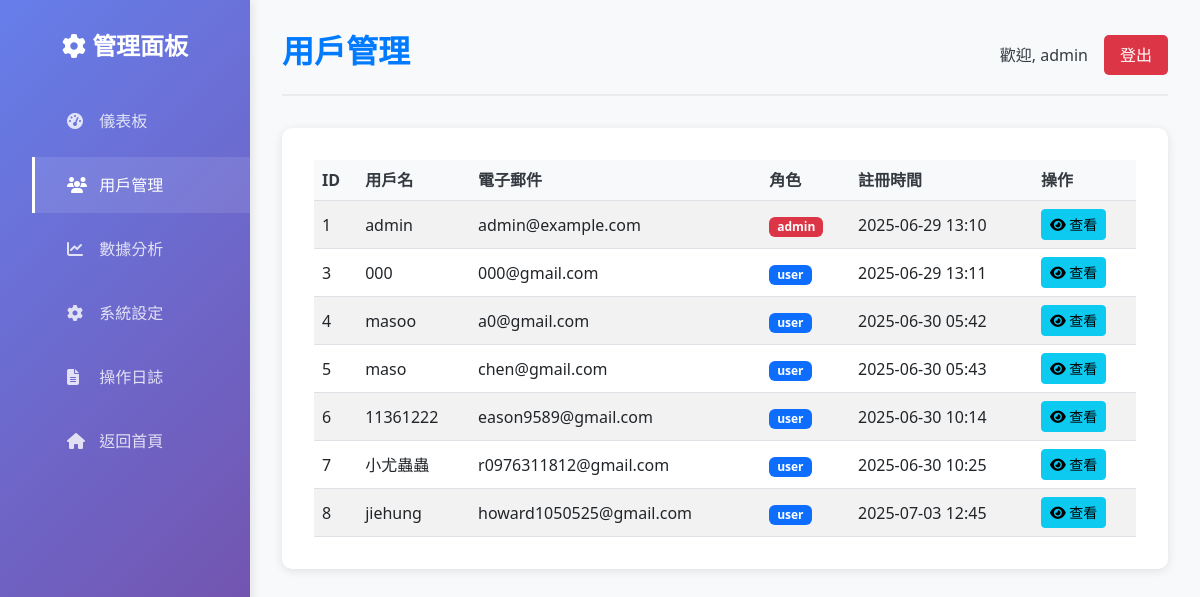
Page /admin/users (signed in) on the committed database.
### models.py (models this page shows, shortened)
class User(db.Model, UserMixin):
    __tablename__ = 'users'
    id = db.Column(db.Integer, primary_key=True)
    username = db.Column(db.String(80), unique=True, nullable=False)
    email = db.Column(db.String(120), unique=True, nullable=False)
    password_hash = db.Column(db.String(256), nullable=False)
    role = db.Column(db.String(20), nullable=False, default='user') # 'user' or 'admin'
    created_at = db.Column(db.DateTime, default=datetime.utcnow)

### admin.py (the view)
@admin_bp.route('/users')
@admin_required
def users():
    page = request.args.get('page', 1, type=int)
    per_page = 20
    users = User.query.paginate(
        page=page, per_page=per_page, error_out=False
    )
    log_admin_action(f"Viewed users list (page {page})")
    return render_template('admin_users.html', users=users)

### admin.py (called while the page is built)
def admin_required(f):
    @wraps(f)
    @login_required
    def decorated_function(*args, **kwargs):
        if current_user.role != 'admin':
            abort(403)
        return f(*args, **kwargs)
    return decorated_function

def log_admin_action(action):
    admin_log = AdminLog(
        admin_id=current_user.id,
        action=action,
        timestamp=datetime.utcnow()
    )
    db.session.add(admin_log)
    db.session.commit()

### app.py (called while the page is built)
@login_manager.user_loader
def load_user(user_id):
    return db.session.get(User, int(user_id))

### templates/admin_users.html (shortened to what this page needs)
<!DOCTYPE html>
<html lang="zh-Hant">
<head>
    <link rel="stylesheet" href="https://cdnjs.cloudflare.com/ajax/libs/font-awesome/6.4.2/css/all.min.css">
    <link rel="stylesheet" href="https://cdnjs.cloudflare.com/ajax/libs/bootstrap/5.3.0/css/bootstrap.min.css">
    <link rel="stylesheet" href="{{ url_for('static', filename='css/admin.css') }}">
</head>
<body>
    <div class="admin-container">
        <aside class="sidebar">
            <h2><i class="fas fa-cog"></i> 管理面板</h2>
            <ul>
                <li><a href="{{ url_for('admin.dashboard') }}"><i class="fas fa-tachometer-alt"></i> 儀表板</a></li>
                <li><a href="{{ url_for('admin.users') }}" class="active"><i class="fas fa-users"></i> 用戶管理</a></li>
                <li><a href="{{ url_for('admin.analytics') }}"><i class="fas fa-chart-line"></i> 數據分析</a></li>
                <li><a href="{{ url_for('admin.settings') }}"><i class="fas fa-cog"></i> 系統設定</a></li>
                <li><a href="{{ url_for('admin.logs') }}"><i class="fas fa-file-alt"></i> 操作日誌</a></li>
                <li><a href="{{ url_for('index') }}"><i class="fas fa-home"></i> 返回首頁</a></li>
            </ul>
        </aside>
        <main class="main-content">
            <header class="header">
                <h1>用戶管理</h1>
                <div>
                    <span>歡迎, {{ current_user.username }}</span>
                    <a href="{{ url_for('auth.logout') }}" class="logout-btn">登出</a>
                </div>
            </header>
            <section class="users-section">
                <div class="table-responsive">
                    <table class="table table-striped">
                        <thead>
                            <tr>
                                <th>ID</th>
                                <th>用戶名</th>
                                <th>電子郵件</th>
                                <th>角色</th>
                                <th>註冊時間</th>
                                <th>操作</th>
                            </tr>
                        </thead>
                        <tbody>
                            {% for user in users.items %}
                            <tr>
                                <td>{{ user.id }}</td>
                                <td>{{ user.username }}</td>
                                <td>{{ user.email }}</td>
                                <td>
                                    <span class="badge {% if user.role == 'admin' %}bg-danger{% else %}bg-primary{% endif %}">
                                        {{ user.role }}
                                    </span>
                                </td>
                                <td>{{ user.created_at.strftime('%Y-%m-%d %H:%M') }}</td>
                                <td>
                                    <a href="{{ url_for('admin.user_detail', user_id=user.id) }}" class="btn btn-sm btn-info">
                                        <i class="fas fa-eye"></i> 查看
                                    </a>
                                </td>
                            </tr>
                            {% endfor %}
                        </tbody>
                    </table>
                </div>
            </section>
        </main>
    </div>
</body>
</html>

### static/css/admin.css (style rules this page uses)
:root { --primary-color: #007bff; --secondary-color: #6c757d; --success-color: #28a745; --danger-color: #dc3545; --warning-color: #ffc107; --info-color: #17a2b8; --dark-color: #343a40; --light-color: #f8f9fa; --sidebar-width: 250px; }
* { margin: 0; padding: 0; box-sizing: border-box; }
body { font-family: 'Segoe UI', Tahoma, Geneva, Verdana, sans-serif; background-color: var(--light-color); color: var(--dark-color); }
.admin-container { display: flex; min-height: 100vh; }
.sidebar { width: var(--sidebar-width); background: linear-gradient(135deg, #667eea 0%, #764ba2 100%); color: white; padding: 2rem 0; position: fixed; height: 100vh; overflow-y: auto; box-shadow: 2px 0 10px rgba(0, 0, 0, 0.1); }
.sidebar h2 { text-align: center; margin-bottom: 2rem; font-size: 1.5rem; font-weight: 600; }
.sidebar ul { list-style: none; }
.sidebar ul li { margin: 0.5rem 0; }
.sidebar ul li a { display: block; padding: 1rem 2rem; color: rgba(255, 255, 255, 0.8); text-decoration: none; transition: all 0.3s ease; border-left: 3px solid transparent; }
.sidebar ul li a:hover, .sidebar ul li a.active { background-color: rgba(255, 255, 255, 0.1); color: white; border-left-color: white; }
.sidebar ul li a i { margin-right: 0.5rem; width: 20px; }
.main-content { margin-left: var(--sidebar-width); flex: 1; padding: 2rem; background-color: var(--light-color); }
.header { display: flex; justify-content: space-between; align-items: center; margin-bottom: 2rem; padding-bottom: 1rem; border-bottom: 2px solid #e9ecef; }
.header h1 { color: var(--primary-color); font-size: 2rem; font-weight: 600; }
.header div { display: flex; align-items: center; gap: 1rem; }
.logout-btn { background: var(--danger-color); color: white; padding: 0.5rem 1rem; text-decoration: none; border-radius: 5px; transition: background-color 0.3s ease; }
.table { margin: 0; }
.table th { background-color: var(--light-color); color: var(--dark-color); font-weight: 600; border-top: none; }
.table td { vertical-align: middle; }
.badge { font-size: 0.75rem; padding: 0.25rem 0.5rem; }
.users-section { background: white; padding: 2rem; border-radius: 10px; box-shadow: 0 2px 10px rgba(0, 0, 0, 0.1); }

### rows in the picture
User: username "admin", id "1", email "admin@example.com", role "admin", created_at "2025-06-29 13:10"
User: id "3", username "000", email "000@gmail.com", role "user", created_at "2025-06-29 13:11"
User: id "4", username "masoo", email "a0@gmail.com", role "user", created_at "2025-06-30 05:42"
User: id "5", username "maso", email "chen@gmail.com", role "user", created_at "2025-06-30 05:43"
User: id "6", username "11361222", email "eason9589@gmail.com", role "user", created_at "2025-06-30 10:14"
User: id "7", username "小尤蟲蟲", email "r0976311812@gmail.com", role "user", created_at "2025-06-30 10:25"
User: id "8", username "jiehung", email "howard1050525@gmail.com", role "user", created_at "2025-07-03 12:45"
